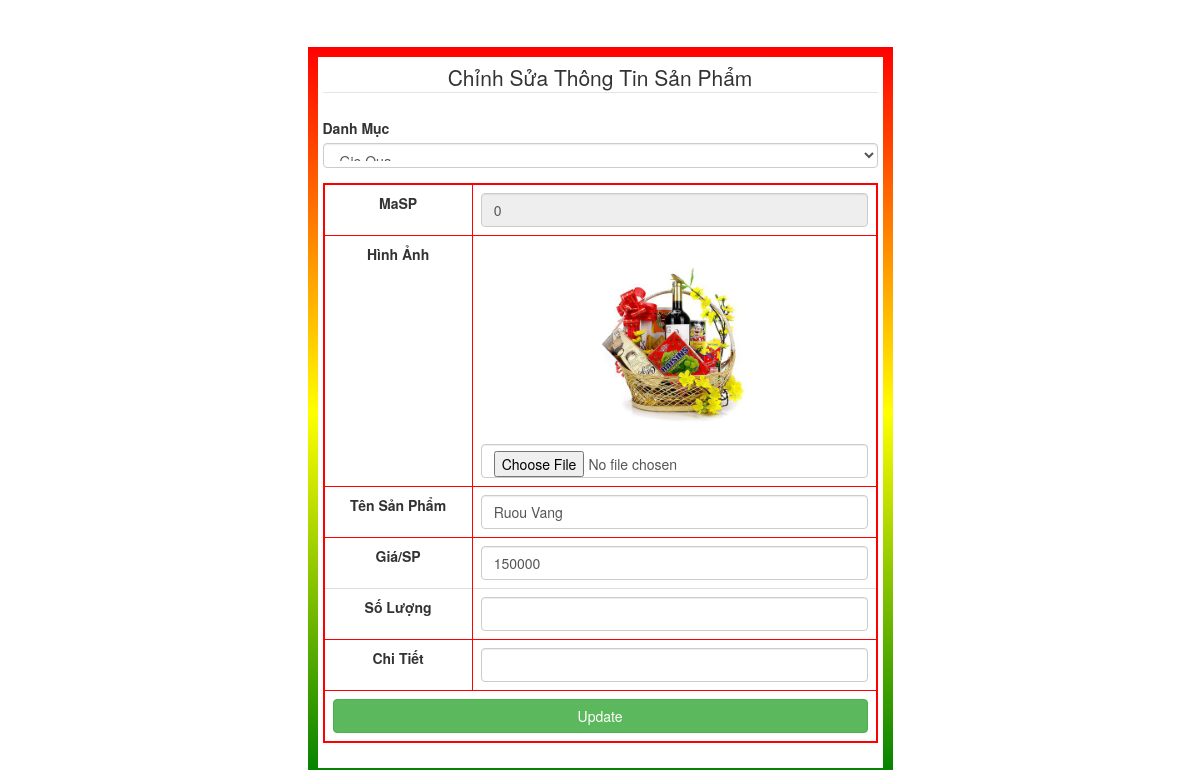
The page /sữa.php on the database its author committed.
### tables this page shows
CREATE TABLE Product (
				Id INT NOT NULL PRIMARY KEY AUTO_INCREMENT,
                hinhanh Varchar(255) DEFAULT NULL,
				Product_Name VARCHAR(255) DEFAULT NULL,
				Price DOUBLE,
				Category_Id INT,
				Discription VARCHAR(255) DEFAULT NULL,
                Quantity INT,
			
				FOREIGN KEY (Category_Id)
					REFERENCES Category(Id)
			);

### sữa.php (the view, shortened to what this page needs)
<!DOCTYPE html>
<html>
<head>
	<link rel="stylesheet" href="https://maxcdn.bootstrapcdn.com/bootstrap/4.0.0-beta.2/css/bootstrap.min.css">
	<link rel="stylesheet" href="insertandeditandseach.css">
	<link rel="stylesheet" href="https://maxcdn.bootstrapcdn.com/bootstrap/3.3.7/css/bootstrap.min.css">
</head>
<body>
	<?php
	require_once("connect.php");
	$sql = "SELECT Id, hinhanh, Product_Name, Price, Category_Id,Discription, Quantity FROM Product WHERE  Id='$_GET[id]'";
	$result = mysqli_query($conn,$sql);
	$kq = mysqli_fetch_array($result);
	?>
	<div class="row">
		<div class="col-md-6 col-md-offset-3">
			<form id="form1" name="form1" method="post" enctype="multipart/form-data" action="" role="form">
				<table width="650" align="center" cellpadding="10" cellspacing="0" bordercolor="red" border="2" class="tblSaveForm">
					<legend align="center">Chỉnh Sửa Thông Tin Sản Phẩm</legend>
					<div class="table-responsive">
						<table class="table table-hover" width="650" align="center" cellpadding="10" cellspacing="0" bordercolor="red"  border="2" class="tblSaveForm">
							<tbody>
								<tr>
									<td><label>MaSP</label></td>
									<td><input type="text" name="masp" id="input" class="form-control" value="<?php echo $kq['Id']; ?>" disabled="false" title=""></td>
								</tr>
								<tr>
									<td><label>Hình Ảnh</label></td>
									<td>
										<img src="<?php echo $kq['hinhanh']; ?>" width="200" height="200"/>
										<input type="file" name="hinh_anh" id="inputHinh_anh" class="form-control " value=""  title="">
									</td>
								</tr>
								<tr>
									<td><label>Tên Sản Phẩm</label></td>
									<td><input type="text" name="tensanpham" id="input" class="form-control" value="<?php echo $kq['Product_Name']; ?>" required="required" title=""></td>
								</tr>
								<tr>
									<td><label>Giá/SP</label></td>
									<td><input type="number" name="gia" id="input" class="form-control" value="<?php echo $kq['Price']; ?>" required="required" title=""></td>
								</tr>
								<tr>
									<div class="form-group">
										<label class="col-form-label">Danh Mục</label>
										<select name="loai" class="form-control" required="required" >
											<?php
											require_once("connect.php");
											$sql = "SELECT Category_Name FROM Category" ;
											$result = mysqli_query($conn,$sql);
											while ($kq = mysqli_fetch_array($result)) {
												?>
												<option id="<?php echo $kq['Id'];?>" value="<?php echo $kq['Category_Name'];?>" ><?php echo $kq['Category_Name'];?></option>
												<?php
											}
											?>
										</select>
									</div>
								</tr>
								<tr>
									<td><label>Số Lượng</label></td>
									<td><input type="number" name="Soluong" id="input" class="form-control" value="<?php echo $kq['Quantity']; ?>" required="required" title=""></td>
								</tr>
								<tr>
									<td><label>Chi Tiết</label></td>
									<td><input type="text" name="mota" id="input" class="form-control" value="<?php echo $kq['Discription']; ?>" required="required" title=""></td>
								</tr>
								<tr>
									<td  colspan="10" align="center">
										<input type="submit" name="submit" value="Update" class="btn btn-success">
									</td>
								</tr>
							</tbody>
						</table>
					</div>
				</table>
			</form>
		</div>
	</div>
</body>
</html>

### admin/insertandeditandseach.css (style rules this page uses)
form { margin-top: 8%; border-right: 5px solid #F3B954; border-left: 5px solid #F3B954; border: 10px solid; border-image: linear-gradient(red, yellow, green) 10; padding: 5px; }

### sữa.php (style rules this page uses)
td { text-align: center; }
.btn-success { width: 100%; color: #fff; background-color: #5cb85c; border-color: #4cae4c; }

### rows shown on the page
product: masp "0", hinhanh (picture), tensanpham "Ruou Vang", gia "150000"

### other values the page prints
form field loai "Gio Qua"
